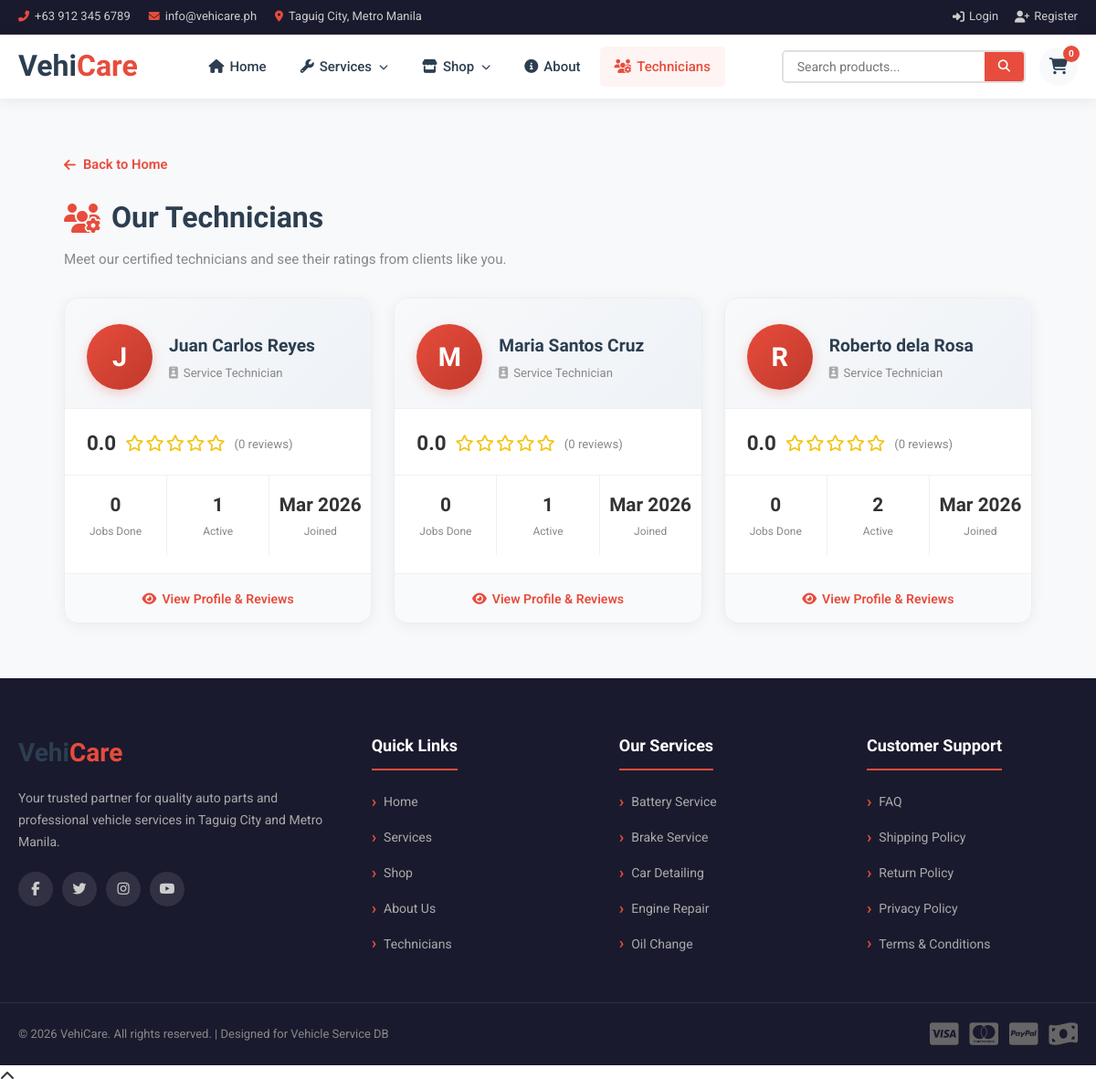
The page /technicians.php on the database its author committed.
### tables this page shows
CREATE TABLE `users` (
  `user_id` int(11) NOT NULL,
  `full_name` varchar(150) NOT NULL,
  `email` varchar(150) NOT NULL,
  `password_hash` varchar(255) NOT NULL,
  `role` enum('admin','staff','technician','customer') NOT NULL,
  `status` enum('active','inactive') DEFAULT 'active',
  `created_at` timestamp NOT NULL DEFAULT current_timestamp()
);

CREATE TABLE `services` (
  `service_id` int(11) NOT NULL,
  `service_name` varchar(150) NOT NULL,
  `description` text DEFAULT NULL,
  `base_price` decimal(10,2) NOT NULL,
  `estimated_duration` int(11) DEFAULT NULL COMMENT 'Duration in minutes',
  `created_at` timestamp NOT NULL DEFAULT current_timestamp()
);

### technicians.php (the view, shortened to what this page needs)
<?php
require_once __DIR__ . '/includes/db.php';
$cartCount = 0;
$techStmt = $pdo->query("
    SELECT u.user_id, u.full_name, u.email, u.created_at,
           COALESCE((SELECT ROUND(AVG(r.rating_value),1) FROM ratings r WHERE r.technician_id = u.user_id), 0) AS avg_rating,
           (SELECT COUNT(*) FROM ratings r2 WHERE r2.technician_id = u.user_id) AS total_reviews,
           (SELECT COUNT(*) FROM assignments a WHERE a.technician_id = u.user_id AND a.status = 'Finished') AS completed_jobs,
           (SELECT COUNT(*) FROM assignments a2 WHERE a2.technician_id = u.user_id AND a2.status IN ('Assigned','Ongoing')) AS active_jobs
    FROM users u
    WHERE u.role = 'technician' AND u.status = 'active'
    ORDER BY avg_rating DESC, completed_jobs DESC
");
$technicians = $techStmt->fetchAll();
$techReviews = [];
$techDetail = null;
$ratingBreakdown = [];
$dbServices = $pdo->query("SELECT * FROM services ORDER BY service_name ASC")->fetchAll();
?>
<!DOCTYPE html>
<html lang="en">
<head>
    <link rel="stylesheet" href="includes/style/style.css">
    <link rel="stylesheet" href="https://cdnjs.cloudflare.com/ajax/libs/font-awesome/6.5.1/css/all.min.css">
</head>
<body>
<div class="top-bar">
    <div class="container">
        <div class="top-bar-left">
            <span><i class="fas fa-phone-alt"></i> +63 912 345 6789</span>
            <span><i class="fas fa-envelope"></i> info@vehicare.ph</span>
            <span><i class="fas fa-map-marker-alt"></i> Taguig City, Metro Manila</span>
        </div>
        <div class="top-bar-right">
            <?php if (isset($_SESSION['user_id'])): ?>
                <?php if ($_SESSION['role'] === 'customer'): ?>
                    <a href="users/profile.php"><i class="fas fa-user-circle"></i> My Profile</a>
                    <a href="users/ratings.php"><i class="fas fa-star"></i> My Ratings</a>
                    <a href="users/orders.php"><i class="fas fa-box"></i> My Orders</a>
                    <a href="users/book_service.php"><i class="fas fa-calendar-check"></i> Book Service</a>
                <?php endif; ?>
                <a href="users/logout.php"><i class="fas fa-sign-out-alt"></i> Logout (<?= htmlspecialchars($_SESSION['full_name'] ?? '') ?>)</a>
            <?php else: ?>
                <a href="users/login.php"><i class="fas fa-sign-in-alt"></i> Login</a>
                <a href="users/register.php"><i class="fas fa-user-plus"></i> Register</a>
            <?php endif; ?>
        </div>
    </div>
</div>
<header class="main-header">
    <div class="container">
        <div class="header-inner">
            <a href="index.php" class="logo">
                <span class="logo-vehi">Vehi</span><span class="logo-care">Care</span>
            </a>
            <nav class="main-nav">
                <ul>
                    <li><a href="index.php"><i class="fas fa-home"></i> Home</a></li>
                    <li class="has-dropdown">
                        <a href="index.php#services"><i class="fas fa-wrench"></i> Services <i class="fas fa-chevron-down"></i></a>
                    </li>
                    <li class="has-dropdown">
                        <a href="index.php#shop"><i class="fas fa-store"></i> Shop <i class="fas fa-chevron-down"></i></a>
                    </li>
                    <li><a href="index.php#about"><i class="fas fa-info-circle"></i> About</a></li>
                    <li><a href="technicians.php" class="active"><i class="fas fa-users-cog"></i> Technicians</a></li>
                </ul>
            </nav>
            <div class="header-actions">
                <div class="search-box">
                    <input type="text" placeholder="Search products..." id="productSearch">
                    <button onclick="window.location.href='index.php#all-products'"><i class="fas fa-search"></i></button>
                </div>
                <a href="users/cart.php" class="header-icon" title="Cart">
                    <i class="fas fa-shopping-cart"></i>
                    <span class="badge"><?= $cartCount ?></span>
                </a>
            </div>
        </div>
    </div>
</header>
<section class="tech-section">
    <div class="container">
    <?php if ($techDetail): ?>
        <a href="technicians.php" class="back-link"><i class="fas fa-arrow-left"></i> Back to All Technicians</a>
        <div class="tp-card">
            <div class="tp-header">
                <div class="tp-avatar"><?= strtoupper(substr($techDetail['full_name'], 0, 1)) ?></div>
                <div class="tp-info">
                    <h2><?= htmlspecialchars($techDetail['full_name']) ?></h2>
                    <div class="tp-role"><i class="fas fa-id-badge"></i> Certified Service Technician</div>
                    <div class="tp-joined"><i class="fas fa-calendar-alt"></i> Member since <?= date('F Y', strtotime($techDetail['created_at'])) ?></div>
                </div>
                <div class="tp-big-rating">
                    <div>
                        <div class="tbr-num"><?= $techDetail['avg_rating'] ?: '0.0' ?></div>
                        <div class="tbr-stars">
                            <?php for ($i = 1; $i <= 5; $i++): ?>
                                <i class="fa<?= $i <= round($techDetail['avg_rating']) ? 's' : 'r' ?> fa-star"></i>
                            <?php endfor; ?>
                        </div>
                        <div class="tbr-count"><?= (int)$techDetail['total_reviews'] ?> review<?= (int)$techDetail['total_reviews'] !== 1 ? 's' : '' ?></div>
                    </div>
                </div>
            </div>
            <div class="tp-stats">
                <div class="tp-stat">
                    <span class="tps-icon" style="color:#388e3c;"><i class="fas fa-check-circle"></i></span>
                    <span class="tps-num"><?= (int)$techDetail['completed_jobs'] ?></span>
                    <span class="tps-lbl">Jobs Completed</span>
                </div>
                <div class="tp-stat">
                    <span class="tps-icon" style="color:#f1c40f;"><i class="fas fa-star"></i></span>
                    <span class="tps-num"><?= $techDetail['avg_rating'] ?: 'N/A' ?></span>
                    <span class="tps-lbl">Avg Rating</span>
                </div>
                <div class="tp-stat">
                    <span class="tps-icon" style="color:#1976d2;"><i class="fas fa-comments"></i></span>
                    <span class="tps-num"><?= (int)$techDetail['total_reviews'] ?></span>
                    <span class="tps-lbl">Total Reviews</span>
                </div>
                <div class="tp-stat">
                    <span class="tps-icon" style="color:#f57c00;"><i class="fas fa-tools"></i></span>
                    <span class="tps-num"><?= (int)$techDetail['active_jobs'] ?></span>
                    <span class="tps-lbl">Active Jobs</span>
                </div>
            </div>
            <?php if ((int)$techDetail['total_reviews'] > 0): ?>
            <div class="tp-breakdown">
                <h3><i class="fas fa-chart-bar"></i> Rating Breakdown</h3>
                <?php for ($star = 5; $star >= 1; $star--):
                    $cnt = $ratingBreakdown[$star] ?? 0;
                    $pct = $techDetail['total_reviews'] > 0 ? round(($cnt / $techDetail['total_reviews']) * 100) : 0;
                ?>
                <div class="bd-row">
                    <div class="bd-label"><?= $star ?> <i class="fas fa-star" style="color:#f1c40f; font-size:0.8rem;"></i></div>
                    <div class="bd-bar"><div class="bd-fill" style="width: <?= $pct ?>%"></div></div>
                    <div class="bd-count"><?= $cnt ?></div>
                </div>
                <?php endfor; ?>
            </div>
            <?php endif; ?>
            <div class="tp-reviews">
                <h3><i class="fas fa-comments"></i> Client Reviews <span class="rv-count"><?= count($techReviews) ?></span></h3>
                <?php if (empty($techReviews)): ?>
                    <div class="no-reviews">
                        <i class="fas fa-comment-slash"></i>
                        <p>No reviews yet for this technician.</p>
                    </div>
                <?php else: ?>
                    <?php foreach ($techReviews as $rev): ?>
                    <div class="review-card">
                        <div class="rv-top">
                            <div class="rv-client-avatar"><?= strtoupper(substr($rev['client_name'] ?? '?', 0, 1)) ?></div>
                            <div>
                                <div class="rv-client-name"><?= htmlspecialchars($rev['client_name'] ?? 'Anonymous') ?></div>
                                <div class="rv-stars">
                                    <?php for ($i = 1; $i <= 5; $i++): ?>
                                        <i class="fa<?= $i <= $rev['rating_value'] ? 's' : 'r' ?> fa-star"></i>
                                    <?php endfor; ?>
                                </div>
                            </div>
                            <div class="rv-date"><?= date('M d, Y', strtotime($rev['created_at'])) ?></div>
                        </div>
                        <?php if ($rev['service_name']): ?>
                            <div class="rv-service"><i class="fas fa-wrench"></i> <?= htmlspecialchars($rev['service_name']) ?></div>
                        <?php endif; ?>
                        <?php if ($rev['comment']): ?>
                            <div class="rv-comment">"<?= htmlspecialchars($rev['comment']) ?>"</div>
                        <?php else: ?>
                            <div class="rv-no-comment">No comment provided</div>
                        <?php endif; ?>
                    </div>
                    <?php endforeach; ?>
                <?php endif; ?>
            </div>
        </div>
    <?php else: ?>
        <a href="index.php" class="back-link"><i class="fas fa-arrow-left"></i> Back to Home</a>
        <h1 class="page-title"><i class="fas fa-users-cog"></i> Our Technicians</h1>
        <p class="page-subtitle">Meet our certified technicians and see their ratings from clients like you.</p>
        <?php if (empty($technicians)): ?>
            <div class="no-reviews">
                <i class="fas fa-user-slash"></i>
                <p>No technicians available at the moment.</p>
            </div>
        <?php else: ?>
            <div class="tech-grid">
                <?php foreach ($technicians as $tech): ?>
                <a href="technicians.php?tech_id=<?= $tech['user_id'] ?>" class="tech-card">
                    <div class="tc-header">
                        <div class="tc-avatar"><?= strtoupper(substr($tech['full_name'], 0, 1)) ?></div>
                        <div>
                            <h3 class="tc-name"><?= htmlspecialchars($tech['full_name']) ?></h3>
                            <div class="tc-role"><i class="fas fa-id-badge"></i> Service Technician</div>
                        </div>
                    </div>
                    <div class="tc-body">
                        <div class="tc-rating-row">
                            <span class="tc-rating-val"><?= $tech['avg_rating'] ?: '0.0' ?></span>
                            <span class="tc-stars">
                                <?php for ($i = 1; $i <= 5; $i++): ?>
                                    <i class="fa<?= $i <= round($tech['avg_rating']) ? 's' : 'r' ?> fa-star"></i>
                                <?php endfor; ?>
                            </span>
                            <span class="tc-rating-count">(<?= (int)$tech['total_reviews'] ?> review<?= (int)$tech['total_reviews'] !== 1 ? 's' : '' ?>)</span>
                        </div>
                        <div class="tc-stats">
                            <div class="tc-stat">
                                <span class="ts-num"><?= (int)$tech['completed_jobs'] ?></span>
                                <span class="ts-lbl">Jobs Done</span>
                            </div>
                            <div class="tc-stat">
                                <span class="ts-num"><?= (int)$tech['active_jobs'] ?></span>
                                <span class="ts-lbl">Active</span>
                            </div>
                            <div class="tc-stat">
                                <span class="ts-num"><?= date('M Y', strtotime($tech['created_at'])) ?></span>
                                <span class="ts-lbl">Joined</span>
                            </div>
                        </div>
                    </div>
                    <div class="tc-footer">
                        <span class="tc-view-btn"><i class="fas fa-eye"></i> View Profile & Reviews</span>
                    </div>
                </a>
                <?php endforeach; ?>
            </div>
        <?php endif; ?>
    <?php endif; ?>
    </div>
</section>
<footer class="main-footer">
    <div class="footer-top">
        <div class="container">
            <div class="footer-grid">
                <div class="footer-col">
                    <a href="index.php" class="footer-logo">
                        <span class="logo-vehi">Vehi</span><span class="logo-care">Care</span>
                    </a>
                    <p>Your trusted partner for quality auto parts and professional vehicle services in Taguig City and Metro Manila.</p>
                    <div class="footer-social">
                        <a href="#"><i class="fab fa-facebook-f"></i></a>
                        <a href="#"><i class="fab fa-twitter"></i></a>
                        <a href="#"><i class="fab fa-instagram"></i></a>
                        <a href="#"><i class="fab fa-youtube"></i></a>
                    </div>
                </div>
                <div class="footer-col">
                    <h4>Quick Links</h4>
                    <ul>
                        <li><a href="index.php">Home</a></li>
                        <li><a href="index.php#services">Services</a></li>
                        <li><a href="index.php#shop">Shop</a></li>
                        <li><a href="index.php#about">About Us</a></li>
                        <li><a href="technicians.php">Technicians</a></li>
                    </ul>
                </div>
                <div class="footer-col">
                    <h4>Our Services</h4>
                    <ul>
                        <?php foreach (array_slice($dbServices, 0, 5) as $fs): ?>
                        <li><a href="index.php#services"><?= htmlspecialchars($fs['service_name']) ?></a></li>
                        <?php endforeach; ?>
                    </ul>
                </div>
                <div class="footer-col">
                    <h4>Customer Support</h4>
                    <ul>
                        <li><a href="#">FAQ</a></li>
                        <li><a href="#">Shipping Policy</a></li>
                        <li><a href="#">Return Policy</a></li>
                        <li><a href="#">Privacy Policy</a></li>
                        <li><a href="#">Terms & Conditions</a></li>
                    </ul>
                </div>
            </div>
        </div>
    </div>
    <div class="footer-bottom">
        <div class="container">
            <p>&copy; 2026 VehiCare. All rights reserved. | Designed for Vehicle Service DB</p>
            <div class="payment-methods">
                <i class="fab fa-cc-visa"></i>
                <i class="fab fa-cc-mastercard"></i>
                <i class="fab fa-cc-paypal"></i>
                <i class="fas fa-money-bill-wave"></i>
            </div>
        </div>
    </div>
</footer>
<a href="#" class="scroll-top" id="scrollTop"><i class="fas fa-chevron-up"></i></a>
</body>
</html>

### rows shown on the page
users: full_name "J", full_name "Juan Carlos Reyes", avg_rating "0.0", total_reviews "0", completed_jobs "0", active_jobs "1", created_at "Mar 2026"
users: full_name "M", full_name "Maria Santos Cruz", avg_rating "0.0", total_reviews "0", completed_jobs "0", active_jobs "1", created_at "Mar 2026"
users: full_name "R", full_name "Roberto dela Rosa", avg_rating "0.0", total_reviews "0", completed_jobs "0", active_jobs "2", created_at "Mar 2026"
services: service_name "Battery Service"
services: service_name "Brake Service"
services: service_name "Car Detailing"
services: service_name "Engine Repair"
services: service_name "Oil Change"

### other values the page prints
$cartCount "0"
